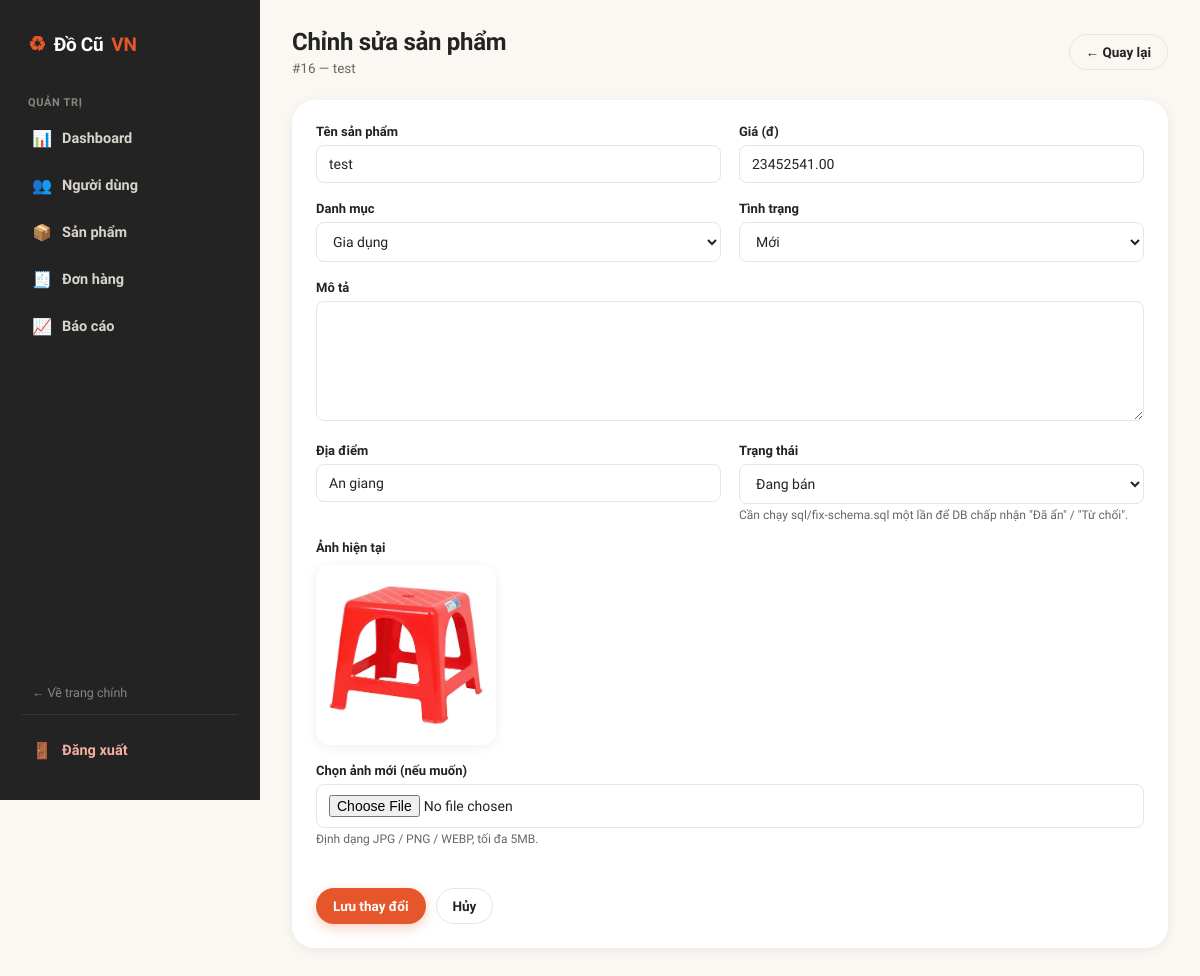
/admin/edit-product.php?id=16 (signed in), run on the app's committed database.
### tables this page shows
CREATE TABLE `products` (
  `id` int(11) NOT NULL,
  `user_id` int(11) NOT NULL,
  `category_id` int(11) NOT NULL,
  `title` varchar(255) NOT NULL,
  `description` text DEFAULT NULL,
  `price` decimal(12,2) NOT NULL,
  `image` varchar(255) DEFAULT NULL,
  `condition_item` enum('new','like_new','good','fair') DEFAULT 'good',
  `location` varchar(255) DEFAULT NULL,
  `views` int(11) DEFAULT 0,
  `status` enum('active','pending','sold','hidden','rejected','deleted') DEFAULT 'pending',
  `created_at` timestamp NOT NULL DEFAULT current_timestamp(),
  `updated_at` timestamp NOT NULL DEFAULT current_timestamp() ON UPDATE current_timestamp()
);

CREATE TABLE `categories` (
  `id` int(11) NOT NULL,
  `name` varchar(100) NOT NULL,
  `description` text DEFAULT NULL,
  `icon` varchar(100) DEFAULT NULL,
  `status` tinyint(4) DEFAULT 1
);

### admin/inc/auth.php (called while the page is built, shortened)
<?php
if (!function_exists("e")) {
    function e($value): string
    {
        return htmlspecialchars((string)($value ?? ""), ENT_QUOTES, "UTF-8");
    }
}

### admin/edit-product.php (the view, shortened to what this page needs)
<?php
require_once "inc/auth.php";
$id = (int)$_GET["id"];
$categories = $conn->query("SELECT id, name FROM categories ORDER BY name");
$stmt = $conn->prepare("SELECT * FROM products WHERE id=?");
$stmt->bind_param("i", $id);
$stmt->execute();
$product = $stmt->get_result()->fetch_assoc();
?>
<!DOCTYPE html>
<html lang="vi">
<head>
<link rel="stylesheet" href="../assets/css/admin.css">
</head>
<body>
<div class="admin-wrapper">
    <?php include "sidebar.php"; ?>
    <main class="admin-main">
        <div class="admin-topbar">
            <div>
                <h1>Chỉnh sửa sản phẩm</h1>
                <div class="subtitle">#<?= (int)$product["id"] ?> — <?= e($product["title"]) ?></div>
            </div>
            <a href="products.php" class="btn btn-outline">← Quay lại</a>
        </div>
        <div class="panel">
            <form method="POST" enctype="multipart/form-data">
                <div class="form-grid">
                    <div class="form-group">
                        <label>Tên sản phẩm</label>
                        <input type="text" name="title" required value="<?= e($product["title"]) ?>">
                    </div>
                    <div class="form-group">
                        <label>Giá (đ)</label>
                        <input type="number" name="price" min="0" step="1000" required value="<?= e($product["price"]) ?>">
                    </div>
                    <div class="form-group">
                        <label>Danh mục</label>
                        <select name="category_id">
                            <?php $categories->data_seek(0); while ($c = $categories->fetch_assoc()): ?>
                                <option value="<?= (int)$c["id"] ?>" <?= (int)$c["id"] === (int)$product["category_id"] ? "selected" : "" ?>>
                                    <?= e($c["name"]) ?>
                                </option>
                            <?php endwhile; ?>
                        </select>
                    </div>
                    <div class="form-group">
                        <label>Tình trạng</label>
                        <select name="condition_item">
                            <option value="new" <?= $product["condition_item"] === "new" ? "selected" : "" ?>>Mới</option>
                        </select>
                    </div>
                    <div class="form-group full">
                        <label>Mô tả</label>
                        <textarea name="description"><?= e($product["description"]) ?></textarea>
                    </div>
                    <div class="form-group">
                        <label>Địa điểm</label>
                        <input type="text" name="location" value="<?= e($product["location"]) ?>">
                    </div>
                    <div class="form-group">
                        <label>Trạng thái</label>
                        <select name="status">
                            <option value="active"   <?= $product["status"] === "active"   ? "selected" : "" ?>>Đang bán</option>
                        </select>
                        <div class="hint">Cần chạy sql/fix-schema.sql một lần để DB chấp nhận "Đã ẩn" / "Từ chối".</div>
                    </div>
                    <div class="form-group full">
                        <label>Ảnh hiện tại</label>
                        <img class="current-image" src="../<?= e($product["image"]) ?>" alt="">
                    </div>
                    <div class="form-group full">
                        <label>Chọn ảnh mới (nếu muốn)</label>
                        <input type="file" name="image" accept=".jpg,.jpeg,.png,.webp">
                        <div class="hint">Định dạng JPG / PNG / WEBP, tối đa 5MB.</div>
                    </div>
                    <div class="form-actions">
                        <button class="btn btn-primary">Lưu thay đổi</button>
                        <a href="products.php" class="btn btn-outline">Hủy</a>
                    </div>
                </div>
            </form>
        </div>
    </main>
</div>
</body>
</html>

### assets/css/admin.css (style rules this page uses)
:root { --ember:#E5572B; --ember-dark:#C2431A; --ember-light:#FDECE4; --moss:#2F6B4F; --moss-light:#E4F2EA; --gold:#F0A93E; --gold-light:#FDF3E1; --ink:#232323; --charcoal:#6B6660; --cream:#FBF8F4; --line:#EBE5DB; --white:#FFFFFF; --radius-sm:8px; --radius-md:14px; --radius-lg:22px; --shadow-card:0 2px 12px rgba(35,30,25,.07); --shadow-hover:0 14px 28px rgba(35,30,25,.14); --sidebar-w:260px; }
*,*::before,*::after { box-sizing:border-box; }
body { margin:0; font-family:'Be Vietnam Pro', system-ui, sans-serif; color:var(--ink); background:var(--cream); -webkit-font-smoothing:antialiased; }
a { text-decoration:none; color:inherit; }
img { max-width:100%; display:block; }
.admin-wrapper { display:flex; min-height:100vh; }
.admin-main { margin-left:var(--sidebar-w); width:calc(100% - var(--sidebar-w)); padding:28px 32px 60px; box-sizing:border-box; }
.admin-topbar { display:flex; align-items:center; justify-content:space-between; gap:16px; margin-bottom:24px; flex-wrap:wrap; }
.admin-topbar h1 { font-size:24px; font-weight:800; letter-spacing:-.3px; margin:0; color:var(--ink); }
.admin-topbar .subtitle { font-size:13.5px; color:var(--charcoal); margin-top:4px; }
.panel { background:var(--white); border-radius:var(--radius-lg); box-shadow:var(--shadow-card); padding:24px; margin-bottom:28px; }
.btn { display:inline-flex; align-items:center; justify-content:center; gap:6px; font-family:inherit; font-size:13.5px; font-weight:600; padding:9px 16px; border-radius:999px; border:1.5px solid transparent; cursor:pointer; transition:all .18s ease; white-space:nowrap; }
.btn-primary { background:var(--ember); color:var(--white); box-shadow:0 4px 12px rgba(229,87,43,.28); }
.btn-outline { background:transparent; color:var(--ink); border-color:var(--line); }
.form-grid { display:grid; grid-template-columns:1fr 1fr; gap:18px; }
.form-grid .full { grid-column:1/-1; }
.form-group { margin-bottom:0; }
.form-group label { display:block; margin-bottom:6px; font-weight:700; font-size:13px; color:var(--ink); }
.form-group .hint { font-size:12px; color:var(--charcoal); margin-top:4px; }
input[type=text], input[type=number], input[type=file], textarea, select { width:100%; padding:10px 12px; border:1.5px solid var(--line); border-radius:var(--radius-sm); font-family:inherit; font-size:14px; background:var(--white); color:var(--ink); transition:border-color .15s ease; }
textarea { resize:vertical; min-height:120px; }
.current-image { width:180px; border-radius:var(--radius-md); margin-top:10px; box-shadow:var(--shadow-card); }
.form-actions { display:flex; gap:10px; margin-top:24px; grid-column:1/-1; }

### data on the page
products: id "16", title "test", price "23452541.00", category_id "Gia dụng", condition_item "Mới", location "An giang", status "Đang bán", image (picture)
